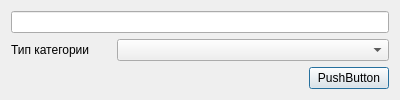
<?xml version="1.0" encoding="UTF-8"?>
<ui version="4.0">
 <class>SimpleDictEditorDialog</class>
 <widget class="QDialog" name="SimpleDictEditorDialog">
  <property name="geometry">
   <rect>
    <x>0</x>
    <y>0</y>
    <width>400</width>
    <height>100</height>
   </rect>
  </property>
  <property name="windowTitle">
   <string>Dialog</string>
  </property>
  <layout class="QGridLayout" name="gridLayout">
   <item row="2" column="1">
    <widget class="QPushButton" name="pb_save">
     <property name="text">
      <string>PushButton</string>
     </property>
    </widget>
   </item>
   <item row="2" column="0">
    <spacer name="horizontalSpacer">
     <property name="orientation">
      <enum>Qt::Orientation::Horizontal</enum>
     </property>
     <property name="sizeHint" stdset="0">
      <size>
       <width>40</width>
       <height>20</height>
      </size>
     </property>
    </spacer>
   </item>
   <item row="0" column="0" colspan="2">
    <widget class="QLineEdit" name="le_name"/>
   </item>
   <item row="1" column="0" colspan="2">
    <layout class="QHBoxLayout" name="horizontalLayout">
     <item>
      <widget class="QLabel" name="lbl_type">
       <property name="maximumSize">
        <size>
         <width>100</width>
         <height>16777215</height>
        </size>
       </property>
       <property name="text">
        <string>Тип категории</string>
       </property>
      </widget>
     </item>
     <item>
      <widget class="QComboBox" name="cb_type"/>
     </item>
    </layout>
   </item>
  </layout>
 </widget>
 <resources/>
 <connections/>
</ui>
